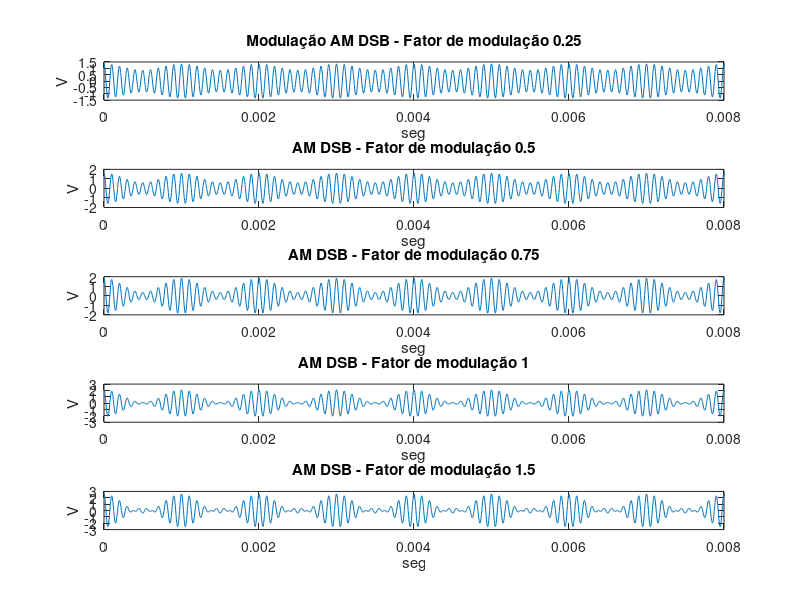

Write MATLAB code to recreate this figure.
% Define as caracteristicas do Sinal

A0 = 1.1;
Ac = 1;

fa = 200e3;
t = [0:1/20e4:1];
fr = [-fa/2:1:fa/2];

m_t = cos(2*pi*t*1e3); % Sinal banda-base
c_t = cos(2*pi*t*10e3) % Sinal da portadora

% Variar o 'fator de modulação' (0.25, 0.5, 0.75, 1 e 1.5)
Am1=0.25;Am2=0.5;Am3=0.75;Am4=1;Am5=1.5;
s_t_025= (A0 +Am1.*m_t)*Ac.*c_t; % Sinal modulado
s_t_05= (A0 +Am2.*m_t)*Ac.*c_t; % Sinal modulado
s_t_075= (A0 +Am3.*m_t)*Ac.*c_t; % Sinal modulado
s_t_1= (A0 +Am4.*m_t)*Ac.*c_t; % Sinal modulado
s_t_15= (A0 +Am5.*m_t)*Ac.*c_t; % Sinal modulado

figure(1);
subplot(511);plot(t,s_t_025);xlim([0 8e-3]);title('Modulação AM DSB - Fator de modulação 0.25');xlabel('seg');ylabel('V');
subplot(512);plot(t,s_t_05);xlim([0 8e-3]);title('AM DSB - Fator de modulação 0.5');xlabel('seg');ylabel('V');
subplot(513);plot(t,s_t_075);xlim([0 8e-3]);title('AM DSB - Fator de modulação 0.75');xlabel('seg');ylabel('V');
subplot(514);plot(t,s_t_1);xlim([0 8e-3]);title('AM DSB - Fator de modulação 1');xlabel('seg');ylabel('V');
subplot(515);plot(t,s_t_15);xlim([0 8e-3]);title('AM DSB - Fator de modulação 1.5');xlabel('seg');ylabel('V');
